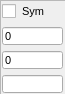
<?xml version="1.0" encoding="UTF-8"?>
<ui version="4.0">
 <class>PeriodicElementSetupForm</class>
 <widget class="QWidget" name="PeriodicElementSetupForm">
  <property name="geometry">
   <rect>
    <x>0</x>
    <y>0</y>
    <width>65</width>
    <height>94</height>
   </rect>
  </property>
  <property name="windowTitle">
   <string>Form</string>
  </property>
  <widget class="QFrame" name="frame">
   <property name="geometry">
    <rect>
     <x>0</x>
     <y>0</y>
     <width>66</width>
     <height>95</height>
    </rect>
   </property>
   <property name="frameShape">
    <enum>QFrame::StyledPanel</enum>
   </property>
   <property name="frameShadow">
    <enum>QFrame::Raised</enum>
   </property>
   <widget class="QWidget" name="verticalLayoutWidget_2">
    <property name="geometry">
     <rect>
      <x>2</x>
      <y>2</y>
      <width>61</width>
      <height>91</height>
     </rect>
    </property>
    <layout class="QVBoxLayout" name="verticalLayout_2">
     <item>
      <layout class="QHBoxLayout" name="horizontalLayout" stretch="0,1,0">
       <item>
        <widget class="QCheckBox" name="checkBoxEnable">
         <property name="toolTip">
          <string>Check if element is to be selectable by user</string>
         </property>
         <property name="text">
          <string/>
         </property>
        </widget>
       </item>
       <item>
        <widget class="QLabel" name="label">
         <property name="font">
          <font>
           <pointsize>8</pointsize>
          </font>
         </property>
         <property name="toolTip">
          <string/>
         </property>
         <property name="text">
          <string>Sym</string>
         </property>
         <property name="alignment">
          <set>Qt::AlignLeading|Qt::AlignLeft|Qt::AlignVCenter</set>
         </property>
        </widget>
       </item>
       <item>
        <spacer name="horizontalSpacer">
         <property name="orientation">
          <enum>Qt::Horizontal</enum>
         </property>
         <property name="sizeHint" stdset="0">
          <size>
           <width>40</width>
           <height>20</height>
          </size>
         </property>
        </spacer>
       </item>
      </layout>
     </item>
     <item>
      <widget class="QLineEdit" name="lineEditValue1">
       <property name="font">
        <font>
         <pointsize>8</pointsize>
        </font>
       </property>
       <property name="toolTip">
        <string>Value to be written to and compared with first variable (floating point)</string>
       </property>
       <property name="text">
        <string>0</string>
       </property>
      </widget>
     </item>
     <item>
      <widget class="QLineEdit" name="lineEditValue2">
       <property name="font">
        <font>
         <pointsize>8</pointsize>
        </font>
       </property>
       <property name="toolTip">
        <string>Value to be written to and compared with second variable (floating point)</string>
       </property>
       <property name="text">
        <string>0</string>
       </property>
      </widget>
     </item>
     <item>
      <widget class="QLineEdit" name="lineEditString">
       <property name="font">
        <font>
         <pointsize>8</pointsize>
        </font>
       </property>
       <property name="toolTip">
        <string>Associated text</string>
       </property>
      </widget>
     </item>
    </layout>
   </widget>
  </widget>
 </widget>
 <resources/>
 <connections/>
</ui>
